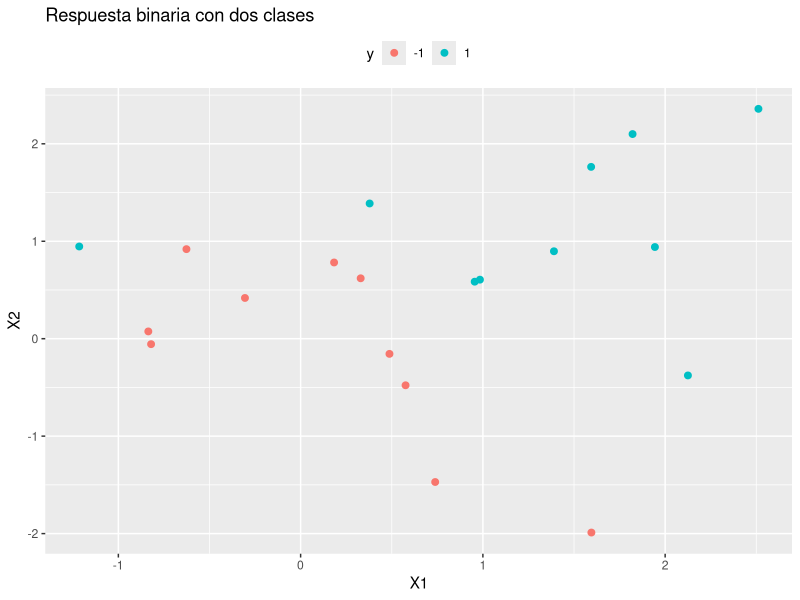
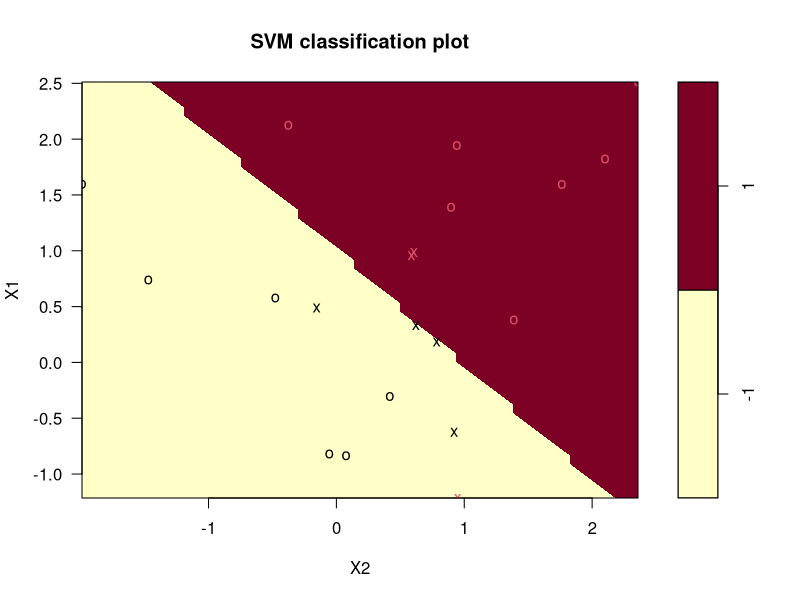
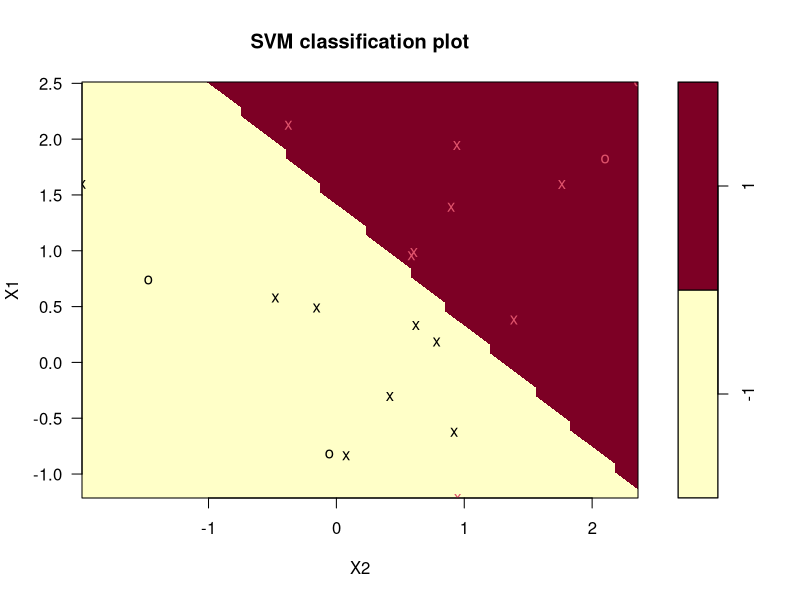
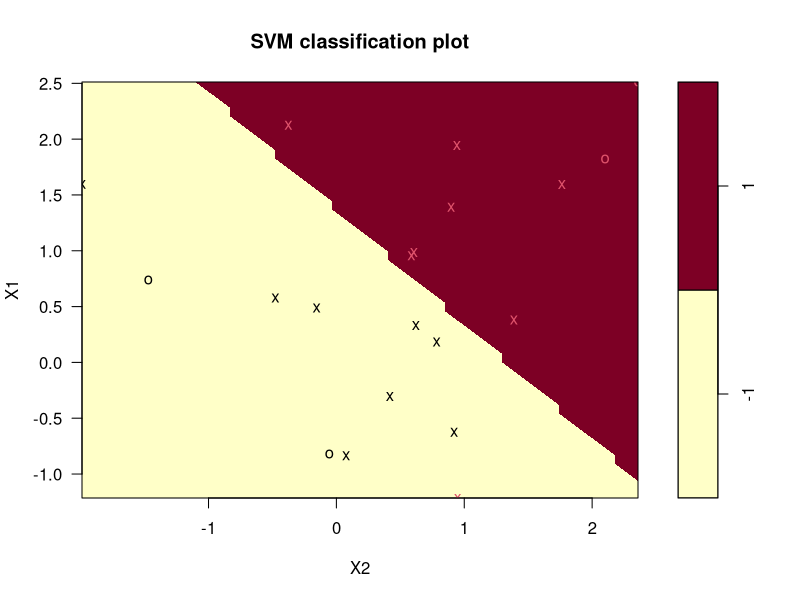
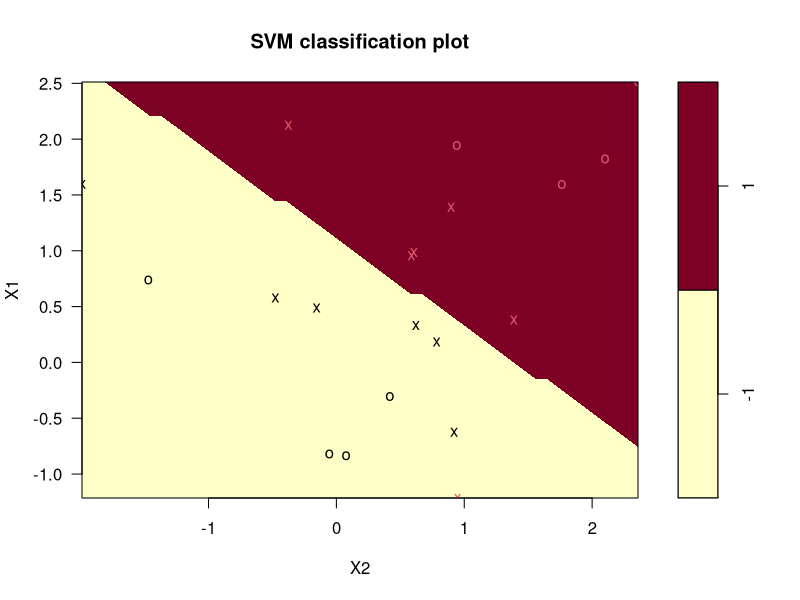
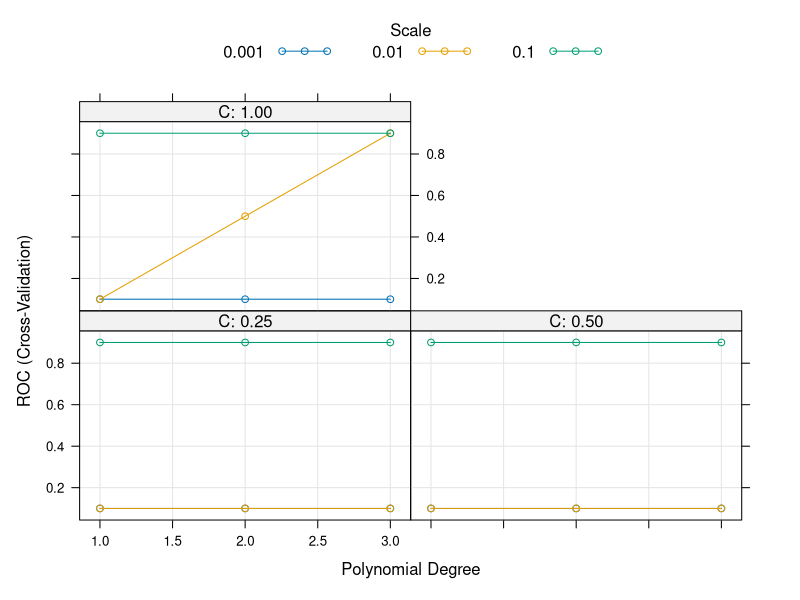

Source code (R) for these figures, in order:
## ---- chunk 1
library(tidyverse)
set.seed(1)
x <- matrix(rnorm (20*2), ncol=2)
y <- c(rep(-1, 10), rep(1, 10))
x[y==1, ] <- x[y==1, ] + 1
train_data <- data.frame(x, y)
train_data$y <- as.factor(y)
## ---- chunk 2
ggplot(train_data, aes(x = X1, y = X2, color = y)) +
  geom_point(size = 2) +
  labs(title = "Respuesta binaria con dos clases") +
  theme(legend.position = "top")
## ---- chunk 3
library(e1071)
m <- svm(
  y ~ ., 
  data = train_data,
  kernel = "linear",
  type = "C-classification",  # (default) for classification
  cost = 10,  # default is 1
  scale = FALSE  # do not standardize features
)

plot(m, train_data)
## ---- chunk 4
m$index
## ---- chunk 5
summary(m)
## ---- chunk 6
m <- svm(
  y ~ ., 
  data = train_data,
  kernel = "linear",
  type = "C-classification",  
  cost = 0.1,
  scale = FALSE
)
plot(m, train_data)
## ---- chunk 7
set.seed(1)
m_tune <- tune(
  svm,
  y ~ .,
  data = train_data,
  kernel ="linear",
  ranges = list(cost = c(0.001, 0.01, 0.1, 1, 5, 10, 100))
)
summary(m_tune)
## ---- chunk 8
m_best <- m_tune$best.model
summary(m_best)
## ---- chunk 9
plot(m_best, train_data)
## ---- chunk 10
set.seed(1234)
m3_tune <- tune(
  svm,
  y ~ .,
  data = train_data,
  kernel ="polynomial",
  ranges = list(
    cost = c(0.001, 0.01, 0.1, 1, 5, 10, 100),
    degree = c(1, 2, 3)
  )
)
summary(m3_tune)
## ---- chunk 11
m3_best <- m3_tune$best.model
summary(m3_best)
## ---- chunk 12
plot(m3_best, train_data)
## ---- chunk 13
library(caret)
library(kernlab)

train_data_3 <- train_data %>%
  mutate(y = factor(y, labels = c("A", "B")))

m4 <- train(
  y ~ .,
  data = train_data_3,
  method = "svmPoly",
  preProcess = c("center", "scale"),
  trControl = trainControl(
    method = "cv",
    number = 5,
    summaryFunction = twoClassSummary,	# Usaremos AUC para seleccionar el mejor modelo
    classProbs=TRUE
  )
)

m4$bestTune
## ---- chunk 14
plot(m4)
## ---- chunk 15
set.seed(1234)
x <- matrix(rnorm (20*2), ncol=2)
y <- c(rep(-1, 10), rep(1, 10))
x[y==1, ] <- x[y==1, ] + 1
test_data <- data.frame(x, y)
test_data$y <- as.factor(y)
test_data$yFac <- factor(test_data$y, labels = c("A", "B"))
## ---- chunk 16
confusionMatrix(predict(m_best, test_data), test_data$y)
confusionMatrix(predict(m3_best, test_data), test_data$y)
confusionMatrix(predict(m4, test_data), test_data$yFac)
